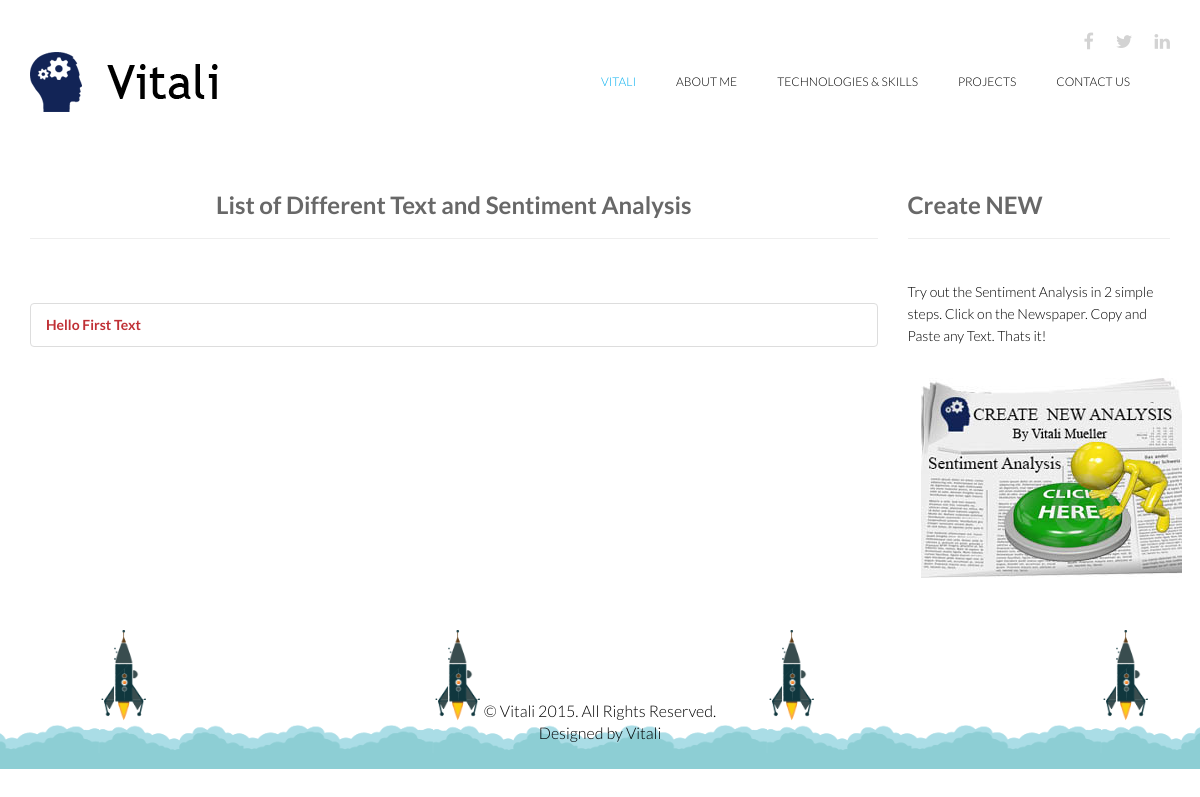
The page /sentiment/ on the database as committed earlier.
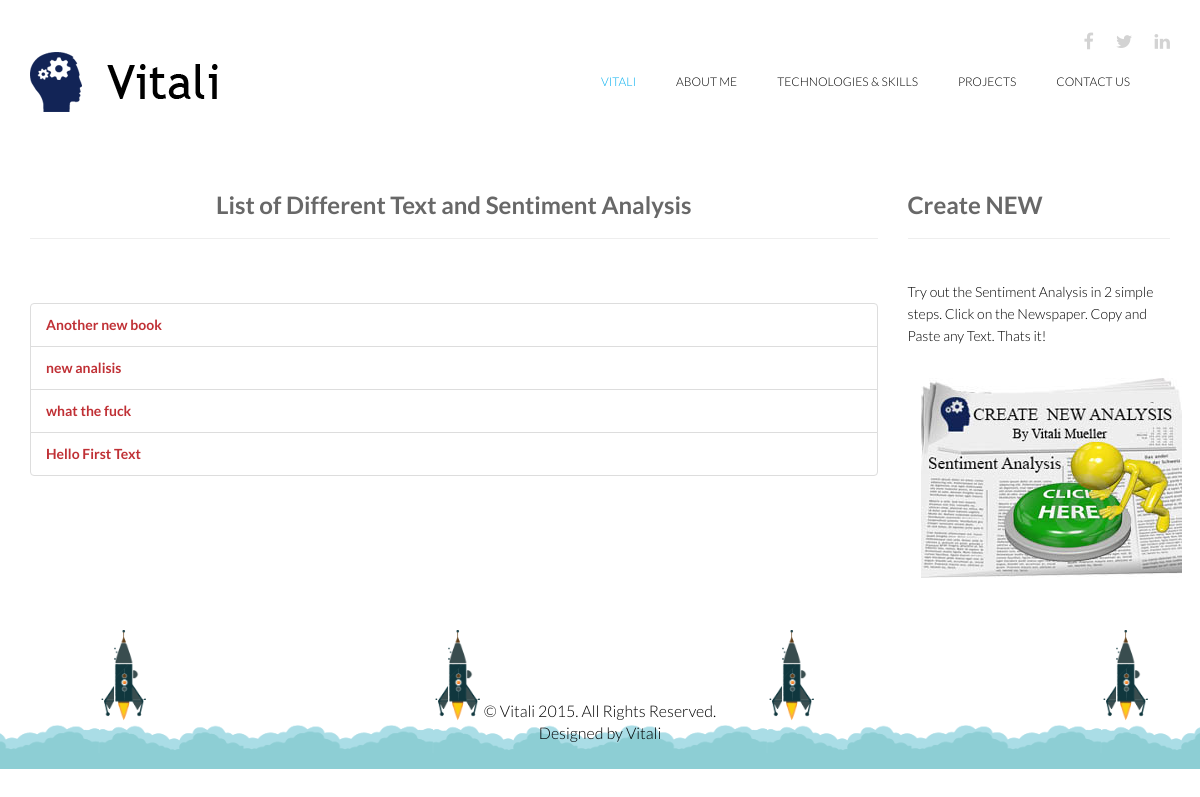
The same page on the database as committed later.
### messageboard/models.py (models this page shows, shortened)
class InputText(models.Model):
    title = models.CharField(max_length=255)
    content = models.TextField()
    created = models.DateTimeField(auto_now_add=True, auto_now=False)
    slug = models.SlugField(unique=True)
    def __str__(self):
        return self.title
    def get_absolute_url(self):
        return reverse("sent_detail", kwargs={'slug':self.slug})

### messageboard/views.py (the view)
# urls.py: url(r'^sentiment/$', SentimentList.as_view(), name="sent_list"),
class SentimentList(ListView):
    template_name = 'sentiment/list.html'
    model = InputText
    def get_queryset(self, *args, **kwargs):
        qs = super(SentimentList, self).get_queryset(*args, **kwargs).order_by("-created")
        return qs

### templates/sentiment/list.html
{% extends 'base.html' %}
{% load static %}
{% block content %}
<div class="container">
<div class="row">
    <div class="col-sm-9">
        <h2 class="text-center"><strong>List of Different Text and Sentiment Analysis</strong></h2>
		<hr/>
		<br/>
        <br/>
        <ul class="list-group">
            {% for object in object_list %}
            <li class="list-group-item"> <a href="{{ object.get_absolute_url }}"><strong>{{ object }}</strong></a> </li>
            {% empty %}
            <li class="list-group-item">You have no lists</li>
            {% endfor %}
        </ul>
    </div>
<div class="col-sm-3">
        <h2><strong>Create NEW</strong></h2>
		<hr/>
		<br/>
        Try out the Sentiment Analysis in 2 simple steps.
        Click on the Newspaper. Copy and Paste any Text.
        Thats it!
        <p style="padding: 0; margin: 0;"><a href="{% url 'sent_create' %}" class="btn"><img src="{% static 'vitali/images/portfolio/14.jpg' %}" /></a></p> </div> </div>
</div>
{% endblock content %}

### templates/base.html (shortened to what this page needs)
{% load static %}
<!DOCTYPE html>
<html lang="en">
<head>
    <link href="{% static 'vitali/css/bootstrap.min.css' %}" rel="stylesheet">
    <link href="{% static 'vitali/css/font-awesome.min.css' %}" rel="stylesheet">
    <link href="{% static 'vitali/css/animate.min.css' %}" rel="stylesheet">
    <link href="{% static 'vitali/css/lightbox.css' %}" rel="stylesheet">
	<link href="{% static 'vitali/css/main.css' %}" rel="stylesheet">
	<link href="{% static 'vitali/css/responsive.css' %}" rel="stylesheet">
</head>
<body>
	<header id="header">
        <div class="container">
            <div class="row">
                <div class="col-sm-12 overflow">
                   <div class="social-icons pull-right">
                        <ul class="nav nav-pills">
                            <li><a target="_blank" href="https://www.facebook.com/"><i class="fa fa-facebook"></i></a></li>
                            <li><a target="_blank" href="https://twitter.com/"><i class="fa fa-twitter"></i></a></li>
                            <li><a target="_blank" href="https://uk.linkedin.com/pub/vitali-mueller/69/b/700"><i class="fa fa-linkedin"></i></a></li>
                        </ul>
                    </div>
                </div>
             </div>
        </div>
        <div class="navbar navbar-inverse" role="banner">
            <div class="container">
                <div class="navbar-header">
                    <a class="navbar-brand" href="{% url 'home' %}">
                    	<h1><img src="{% static 'vitali/images/logo.png' %}" alt="logo"></h1>
                    </a>
                </div>
                <div class="collapse navbar-collapse">
                    <ul class="nav navbar-nav navbar-right">
                        <li class="active"><a href="{% url 'home' %}">Vitali</a></li>
						<li><a href="#">About Me</a></li>
                        <li><a href="#">Technologies & Skills</a>
                        <li><a href="#">Projects</a></li>
						<li><a href="{% url 'email_create' %}">Contact Us</a></li>
                    </ul>
                </div>
            </div>
        </div>
    </header>
    {% block content %}{% endblock content %}
    <footer id="footer">
        <div class="container">
            <div class="row">
                <div class="col-sm-12">
                    <div class="copyright-text text-center" style="color: black;">
                        <p>&copy; Vitali 2015. All Rights Reserved.</p>
                        <p>Designed by Vitali</p>
                    </div>
                </div>
            </div>
        </div>
    </footer>
</body>
</html>

### static/our_static/vitali/css/main.css (style rules this page uses)
body { background: #fff; font-family: 'Lato', sans-serif; font-weight: 300; font-size: 14px; line-height: 22px; color: #000; }
html { height: 100%; }
a { color:#C03035; }
a { -webkit-transition: 300ms; -moz-transition: 300ms; -o-transition: 300ms; transition: 300ms; }
ul { list-style: none; }
h1, h2, h3, h4, h5, h6 { font-family: 'Lato', sans-serif; font-weight: 300; }
h1 { color: #686868; }
h2 { font-size: 24px; color: #686868; }
.overflow { overflow: hidden; }
#header { margin-bottom: 0; padding: 30px 0 60px 0; }
#header .navbar-inverse .container { position: relative; }
.social-icons ul li { padding: 0 10px; }
.social-icons ul li:last-child { padding-right: 0; }
.social-icons ul li a { font-size: 18px; color: #d3d3d3; padding: 0; }
#header .navbar { background: #fff; border: 0; margin-bottom: 0; }
#header .navbar-brand { padding: 0; margin-left: 0; }
#header .navbar-brand h1 { padding: 0; margin: 0; }
#header .navbar-nav.navbar-right >li:last-child { margin-right: 20px; }
#header .navbar-nav.navbar-right >li a { color: #000; font-size: 12px; padding: 20px; text-transform: uppercase; font-weight: 300; }
#header .navbar-inverse .navbar-nav li.active > a, #header .navbar-inverse .navbar-nav li.active > a:focus, #header .navbar-nav.navbar-right li > a:hover, .navbar-inverse .navbar-nav > .open > a { background-color: inherit; border: 0; color: #00aeef; }
#footer { padding-bottom: 10px; background-image: url(../images/home/footer.png); background-repeat: repeat-x; background-position: bottom; background-size: contain; }
.copyright-text { margin-top: 70px; color: #fff; font-size: 16px; padding-bottom: 15px; }
.copyright-text p { margin-bottom: 0; }

Rows that differ between the two databases and show on the page:
added InputText: title "Another new book"
added InputText: title "new analisis"
added InputText: title "what the fuck"
